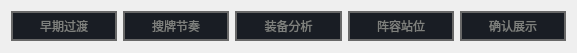
<?xml version="1.0" encoding="UTF-8"?>
<ui version="4.0">
 <class>strategyForm</class>
 <widget class="QWidget" name="strategyForm">
  <property name="geometry">
   <rect>
    <x>0</x>
    <y>0</y>
    <width>577</width>
    <height>53</height>
   </rect>
  </property>
  <property name="minimumSize">
   <size>
    <width>1</width>
    <height>1</height>
   </size>
  </property>
  <property name="windowTitle">
   <string>Form</string>
  </property>
  <property name="styleSheet">
   <string notr="true">QPushButton{
	color: rgb(126,128,125);
	border: 2px solid rgb(104, 104, 104);   
	background-color:rgb(25,29,36);
	ridge:ridge;
	padding: 4px;
	font: 75 14pt &quot;微软雅黑&quot;;
}
QPushButton:hover {
	color: rgb(181,151,88);
	border: 2px solid rgb(181,151,88);   
}


 

</string>
  </property>
  <layout class="QHBoxLayout" name="horizontalLayout">
   <item>
    <widget class="QPushButton" name="bt_zqgd">
     <property name="text">
      <string>早期过渡</string>
     </property>
    </widget>
   </item>
   <item>
    <widget class="QPushButton" name="bt_spjz">
     <property name="text">
      <string>搜牌节奏</string>
     </property>
    </widget>
   </item>
   <item>
    <widget class="QPushButton" name="bt_zbfx">
     <property name="text">
      <string>装备分析</string>
     </property>
    </widget>
   </item>
   <item>
    <widget class="QPushButton" name="bt_zrzw">
     <property name="text">
      <string>阵容站位</string>
     </property>
    </widget>
   </item>
   <item>
    <widget class="QPushButton" name="bt_qrzd">
     <property name="text">
      <string>确认展示</string>
     </property>
    </widget>
   </item>
  </layout>
 </widget>
 <resources/>
 <connections/>
</ui>
